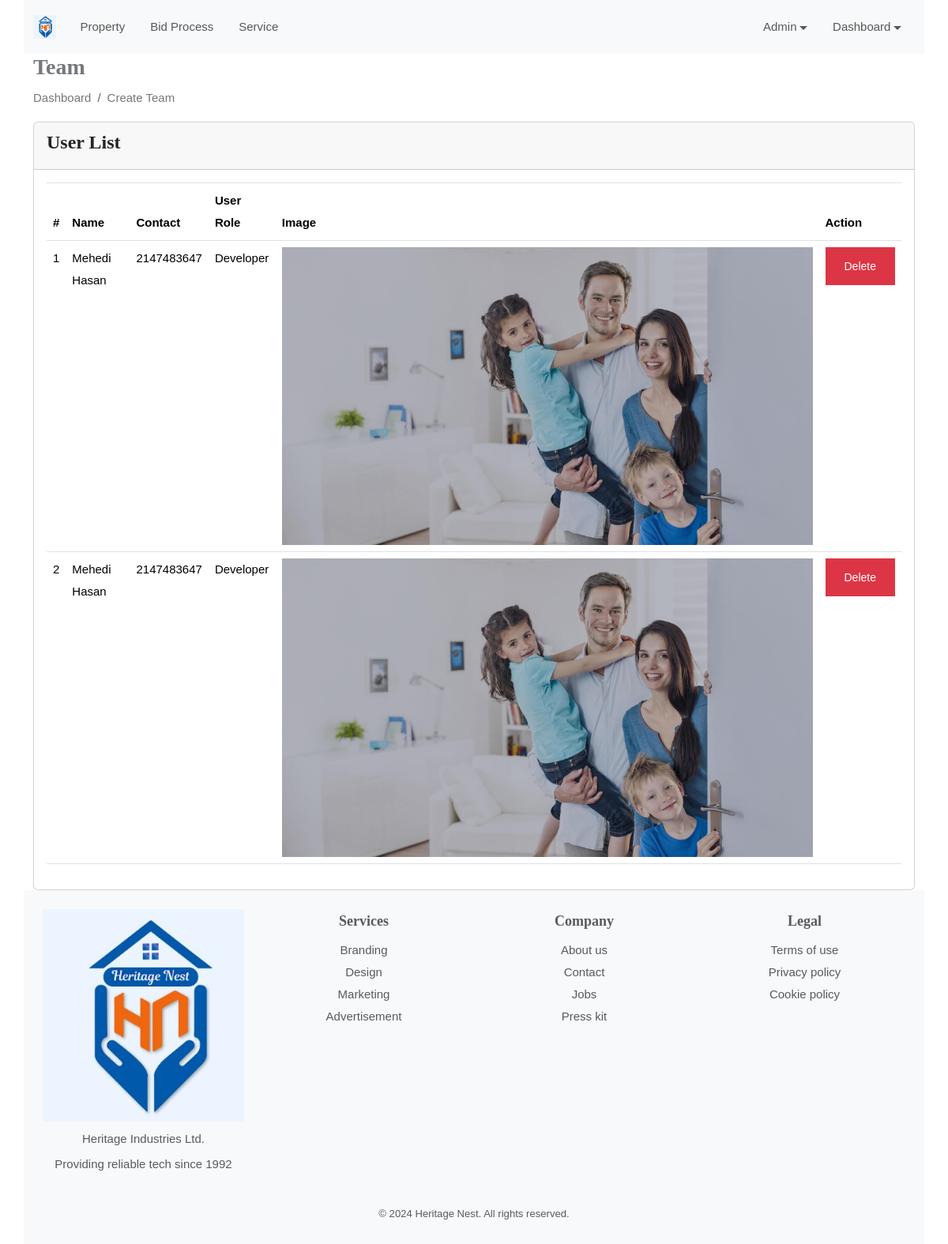
/team_pages.php (signed in), run on the app's committed database.
### tables this page shows
CREATE TABLE `teams_members` (
  `id` bigint(11) unsigned NOT NULL AUTO_INCREMENT,
  `name` varchar(255) DEFAULT NULL,
  `contact` int(20) DEFAULT NULL,
  `role` varchar(255) NOT NULL,
  `image` varchar(255) DEFAULT NULL,
  PRIMARY KEY (`id`)
);

### team_pages.php (the view, shortened to what this page needs)
<?php include('partials/header.php');
include 'functions/db.php';
?>
<div class="page-wrapper">
<div class="content container">
<div class="page-header">
						<div class="row">
							<div class="col">
								<h3 class="page-title">Team</h3>
								<ul class="breadcrumb">
									<li class="breadcrumb-item"><a href="home.php">Dashboard</a></li>
									<li class="breadcrumb-item"><a href="create_team.php">Create Team</a></li>
								</ul>
							</div>
						</div>
					</div>
					<div class="row">
						<div class="col-sm-12">
							<div class="card">
								<div class="card-header">
									<h4 class="card-title">User List</h4>
								</div>
								<div class="card-body">
									<table id="basic-datatable" class="table table-bordered table-hover">
                                            <thead>
                                                <tr>
                                                    <th>#</th>
                                                    <th>Name</th>
                                                    <th>Contact</th>
                                                    <th>User Role</th>
                                                    <th>Image</th>
                                                    <th>Action</th>
                                                </tr>
                                            </thead>
                                            <tbody>
											<?php
												$sql = "SELECT *
                                                FROM teams_members
                                               ";
                                                $query = $conn->prepare($sql);
                                                $query->execute();
                                                $cnt=1;
                                                while ($row = $query->fetch(PDO::FETCH_ASSOC))
													{
											?>
                                                <tr>
                                                    <td><?php echo $cnt; ?></td>
                                                    <td><?php echo $row['name']; ?></td>
                                                    <td><?php echo $row['contact']; ?></td>
                                                    <td><?php echo $row['role']; ?></td>
                                                    <td><img src="assets/images/team<?= htmlspecialchars($row['image']) ?>" alt="Property Image" width="100"></td>
                                                    <td><a href="teammatedelete.php?id=<?php echo $row['id']; ?>"><button class="btn btn-danger">Delete</button></a></td>
                                                </tr>
                                                <?php
												$cnt=$cnt+1;
												}
												?>
                                            </tbody>
                                        </table>
								</div>
							</div>
						</div>
					</div>
</div>
</div>
 <?php include('partials/footer.php')?>

### assets/css/color.css (style rules this page uses)
:root { --theme-ordinary-color: #74777b; }
:root { --theme-primary-color: #17c788; }
:root { --theme-secondary-color: #0d1432; }
:root { --theme-white-color: #fff; }
:root { --theme-light-color: #f8f8f8; }
:root { --theme-gray-color: #f5f5f5; }
:root { --theme-footer-color: #091b4b; }
:root { --theme-dark-color: #091b4b; }
:root { --text-light-color: #a3a7af; }
:root { --theme-primary-opacity-color: rgba(11, 191, 141, .8); }
:root { --theme-secondary-opacity-color: rgba(13,20,50,0.7); }
:root { --theme-white-opacity-color: rgba(255, 255, 255, 0.3); }
:root { --theme-dark-opacity-color: rgba(0, 0, 0, 0.5); }
:root { --theme-ordinary-font: 'Muli', sans-serif; }
:root { --theme-highlight-font: 'Comfortaa', cursive; }

### assets/css/style.css (style rules this page uses)
.container, .container-fluid { transition: all 0.6s ease 0s; -moz-transition: all 0.6s ease 0s; -webkit-transition: all 0.6s ease 0s; -o-transition: all 0.6s ease 0s; }
.text-ordinary, a.text-ordinary, .text-ordinary a, body, .dropdown-item, .footer-widget li a, .text-ordinary .jslider .jslider-label, .breadcrumb-item > a, .list-text-white a.dropdown-item { color: var(--theme-ordinary-color); }
.transation-3s, .transation-3s:hover, .hover-zoomer img, .hover-bg-white, a, a:hover, .btn, .btn:hover, .radio-check label, .message-list li .message-action, .timeline-item .circle, .timeline-item .date-time, .clip-item .fa-times { -moz-transition: all 300ms ease-in-out 0s; -webkit-transition: all 300ms ease-in-out 0s; -o-transition: all 300ms ease-in-out 0s; -ms-transition: all 300ms ease-in-out 0s; transition: all 300ms ease-in-out 0s; }
body { font-family: var(--theme-ordinary-font); font-size: 15px; line-height: 28px; }
h1, .h1, h2, .h2, h3, .h3, h4, .h4, h5, .h5, h6, .h6 { font-family: var(--theme-highlight-font); font-weight: 700; }
h4, .h4 { line-height: 35px; }
ul, ol { padding: 0; margin: 0; list-style: none; }
a, a:hover, .btn-link, .btn-link:hover { text-decoration: none; cousor: pointer; }
img { width: 100%; }
button, button:focus { border: none; outline: none; }
.btn { padding: 0px 23px; font-size: 14px; border-radius: 0; line-height: 46px; font-weight: 500; }
::placeholder { font: var(--theme-ordinary-font); font-size: 15px; font-weight: 400; color: #fff; }
table td, table th { border: none; padding: 10px 15px; }

### data on the page
teams_members: name "Mehedi Hasan", contact "2147483647", role "Developer", image (picture)
teams_members: name "Mehedi Hasan", contact "2147483647", role "Developer", image (picture)
